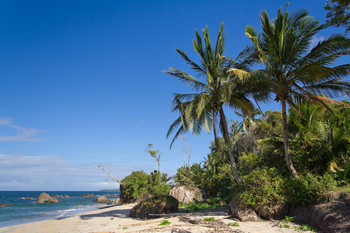
#> input picture images/beach.png, 350 x 233 px
$ python canny.py --image images/beach.png
#> lines starting #> are read from the running program, lines starting #| are printed output that depends on the picture
import numpy as np
import argparse
import cv2

ap = argparse.ArgumentParser()
ap.add_argument("-i", "--image", required = True,
	help = "Path to the image")
args = vars(ap.parse_args())

image = cv2.imread(args["image"])
#> image is the input picture: shape (233, 350, 3); mean B, G, R 136, 110.4, 78.6
image = cv2.cvtColor(image, cv2.COLOR_BGR2GRAY)
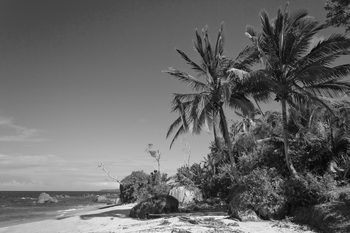
#> image: shape (233, 350); min 3, max 250, mean 103.8
image = cv2.GaussianBlur(image, (5, 5), 0)
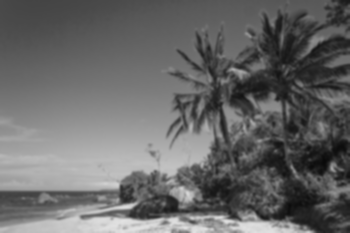
#> image: shape (233, 350); min 9, max 226, mean 103.8
cv2.imshow("Blurred", image)

canny = cv2.Canny(image, 30, 150)
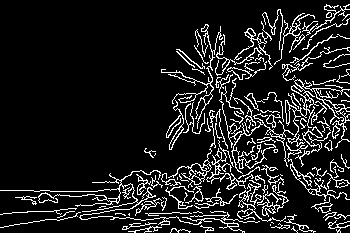
#> canny: shape (233, 350); 11.5% white in thin lines or dots
cv2.imshow("Canny", canny)
cv2.waitKey(0)

$ run again, on images/wave.png
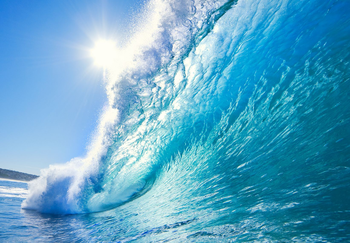
#> input picture images/wave.png, 350 x 243 px
#> image is the input picture: shape (243, 350, 3); mean B, G, R 199.1, 166.5, 93.5
#> `image = cv2.GaussianBlur(image, (5, 5), 0)`:
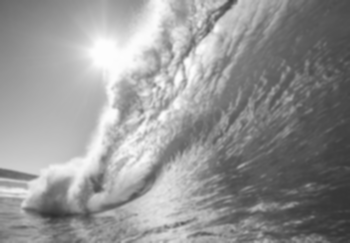
#> image: shape (243, 350); min 47, max 253, mean 148.4
#> `canny = cv2.Canny(image, 30, 150)`:
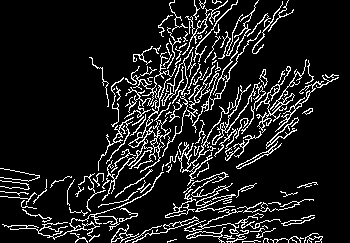
#> canny: shape (243, 350); 11.6% white in thin lines or dots
